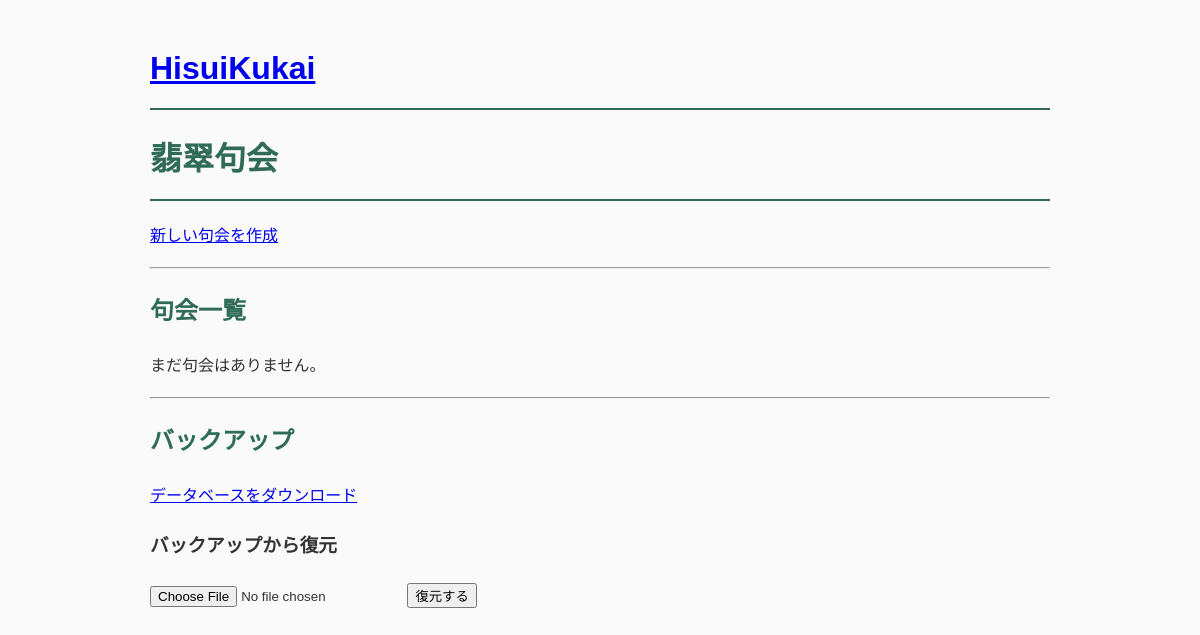
/, run on an earlier commit of the app's database.
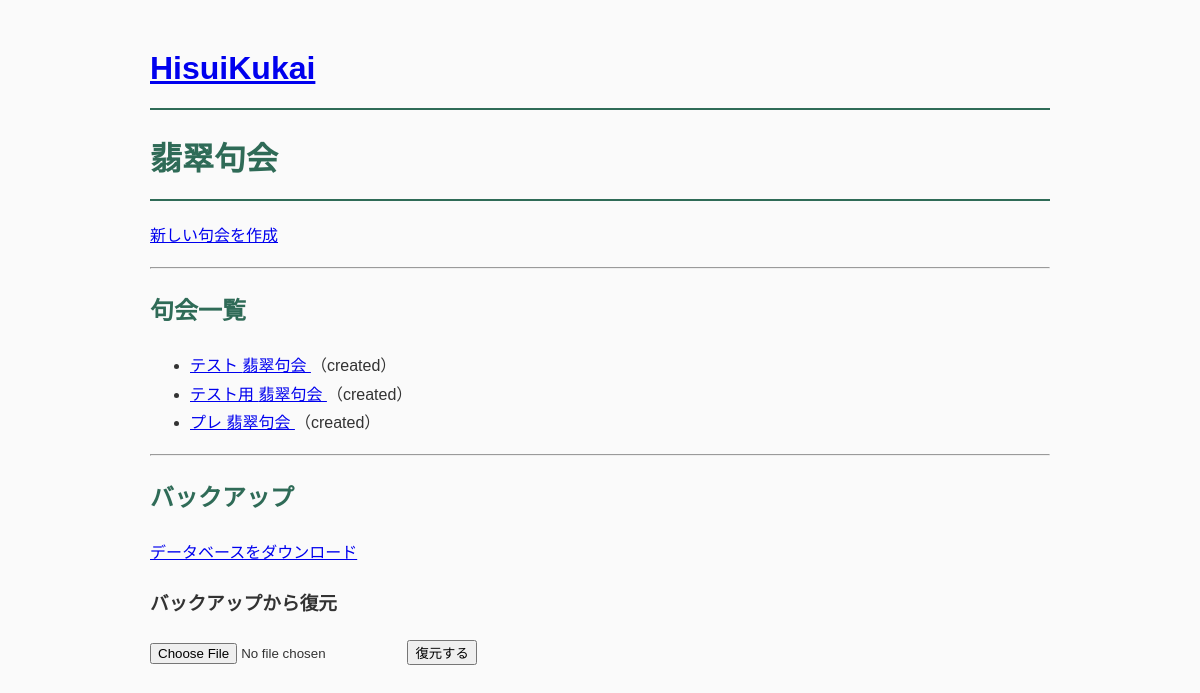
And on a later commit of the database.
### tables this page shows
CREATE TABLE contests (
    id INTEGER PRIMARY KEY AUTOINCREMENT,

    contest_no TEXT NOT NULL,

    theme1 TEXT NOT NULL,
    judge1 TEXT NOT NULL,

    theme2 TEXT NOT NULL,
    judge2 TEXT NOT NULL,

    free_judge TEXT NOT NULL,

    status TEXT NOT NULL DEFAULT 'created',

    created_at TIMESTAMP DEFAULT CURRENT_TIMESTAMP
);

### app.py (the view)
@app.route("/")
def index():
    contests = get_all_contests()
    return render_template(
        "index.html",
        contests=contests
    )

### database.py (called while the page is built)
def get_connection():
    conn = sqlite3.connect(DATABASE)
    conn.row_factory = sqlite3.Row
    return conn

### services/contest_service.py (called while the page is built)
def get_all_contests():
    conn = get_connection()
    contests = conn.execute(
        """
        SELECT *
        FROM contests
        ORDER BY created_at DESC
        """
    ).fetchall()
    conn.close()
    return contests

### templates/index.html (shortened to what this page needs)
{% extends "base.html" %}
{% block content %}
<h1>翡翠句会</h1>
<p>
<a href="/create">
新しい句会を作成
</a>
</p>
<hr>
<h2>句会一覧</h2>
{% if contests %}
<ul>
{% for contest in contests %}
<li>
<a href="/contest/{{ contest['id'] }}">
{{ contest["contest_no"] }} 翡翠句会
</a>
（{{ contest["status"] }}）
</li>
{% endfor %}
</ul>
{% else %}
<p>まだ句会はありません。</p>
{% endif %}
<hr>
<h2>バックアップ</h2>
<p>
<a href="/backup">
データベースをダウンロード
</a>
</p>
<h3>バックアップから復元</h3>
<form method="post" action="/restore" enctype="multipart/form-data">
    <input type="file" name="backup_file" accept=".db">
    <button type="submit">
        復元する
    </button>
</form>
{% endblock %}

### templates/base.html (shortened to what this page needs)
<!DOCTYPE html>
<html lang="ja">
<header>
<h1>
<a href="/">
HisuiKukai
</a>
</h1>
</header>
<head>
    <link rel="stylesheet"
          href="{{ url_for('static', filename='style.css') }}">
</head>
<body>
{% block content %}
{% endblock %}
</body>
</html>

### static/style.css (style rules this page uses)
body { max-width: 900px; margin: 40px auto; padding: 0 30px; font-family: "Noto Sans JP", sans-serif; line-height: 1.8; color: #333; background: #fafafa; }
h1 { color: #2f6b57; border-bottom: 2px solid #2f6b57; padding-bottom: 10px; }
h2 { color: #2f6b57; }

What changed in the data, as far as the page shows it:
added contests: contest_no "テスト", status "created"
added contests: contest_no "テスト用", status "created"
added contests: contest_no "プレ", status "created"
Also different on the page:
text no longer shown: "まだ句会はありません。"
